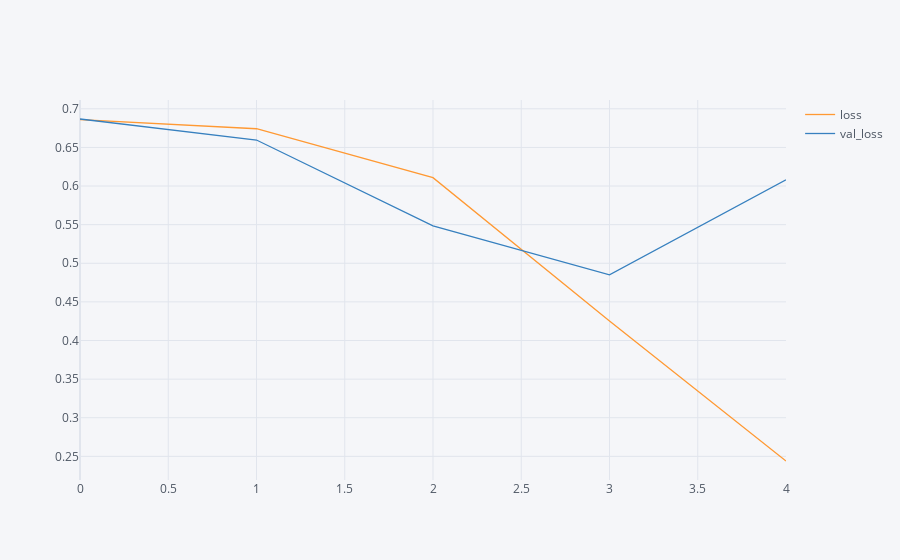

The notebook cell this image was saved under:
### Code cell
first_losses=pd.DataFrame(model.history.history)
first_losses.iplot()

### Figure 1 — Plotly figure (JSON) as saved in the notebook; plotly's stock layout.template omitted (floating-point values rounded to 4 significant figures)
{"data": [{"line": {"color": "rgba(255, 153, 51, 1.0)", "dash": "solid", "shape": "linear", "width": 1.3}, "mode": "lines", "name": "loss", "text": "", "type": "scatter", "x": [0, 1, 2, 3, 4], "y": [0.6861, 0.6742, 0.6109, 0.4253, 0.244]}, {"line": {"color": "rgba(55, 128, 191, 1.0)", "dash": "solid", "shape": "linear", "width": 1.3}, "mode": "lines", "name": "val_loss", "text": "", "type": "scatter", "x": [0, 1, 2, 3, 4], "y": [0.6868, 0.6595, 0.5485, 0.485, 0.608]}], "layout": {"legend": {"bgcolor": "#F5F6F9", "font": {"color": "#4D5663"}}, "paper_bgcolor": "#F5F6F9", "plot_bgcolor": "#F5F6F9", "title": {"font": {"color": "#4D5663"}}, "xaxis": {"gridcolor": "#E1E5ED", "showgrid": true, "tickfont": {"color": "#4D5663"}, "title": {"font": {"color": "#4D5663"}, "text": ""}, "zerolinecolor": "#E1E5ED"}, "yaxis": {"gridcolor": "#E1E5ED", "showgrid": true, "tickfont": {"color": "#4D5663"}, "title": {"font": {"color": "#4D5663"}, "text": ""}, "zerolinecolor": "#E1E5ED"}}}
